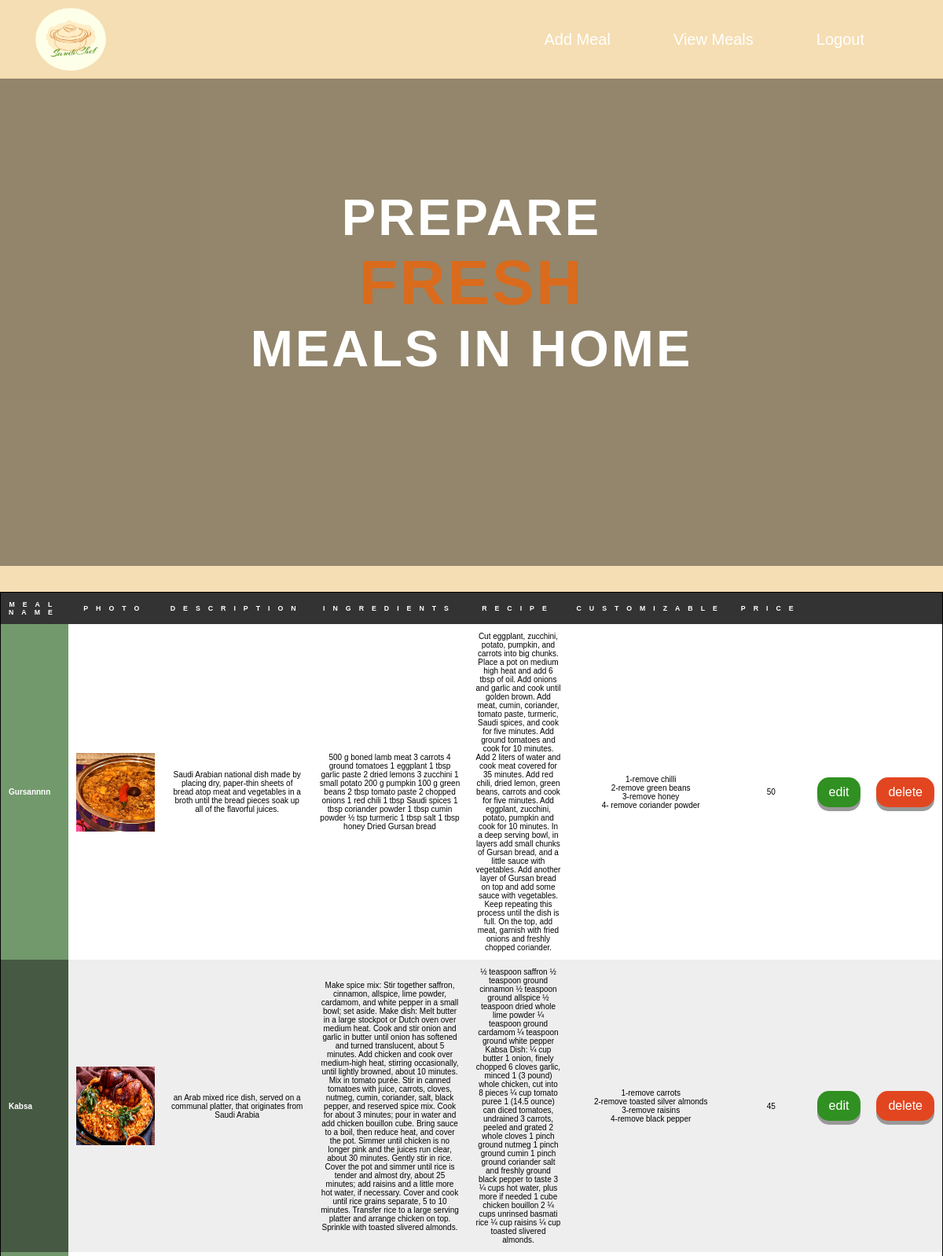
/adminviewmeals.php (signed in, upper part), run on the app's committed database.
### tables this page shows
CREATE TABLE `meal` (
  `title` varchar(20) NOT NULL,
  `img_url` varchar(40) NOT NULL,
  `description` varchar(2000) NOT NULL,
  `ingredients` varchar(2000) NOT NULL,
  `recipe` varchar(4000) NOT NULL,
  `c1` varchar(30) NOT NULL,
  `c2` varchar(30) NOT NULL,
  `c3` varchar(30) NOT NULL,
  `c4` varchar(30) NOT NULL,
  `price` int(30) NOT NULL,
  `quantity` int(100) NOT NULL,
  `custom` varchar(1000) NOT NULL
);

### adminviewmeals.php (the view, shortened to what this page needs)
<?php
include_once 'connection.php';
?>
<html lang="en" xmlns="http://www.w3.org/1999/xhtml">
<head>
    <link rel="stylesheet" href="css/css.css">
</head>
<body>
    <section class="header">
        <nav class="navbar">
            <div class="navbar-box">
                <img src="images/logo1.PNG" alt="logo">
            </div>
            <div class="navbar-list">
                <ul>
                    <li class="navbar-item"> <a class="navbar-link" href="adminadd.php">Add Meal</a></li>
                    <li class="navbar-item"> <a class="navbar-link" href="adminviewmeals.php">View Meals</a> </li>
                    <li class="navbar-item "> <a class="navbar-link" href="logout.php">Logout</a> </li>
                </ul>
            </div>
        </nav>
        <div>
            <div class="video">
                <video loop muted autoplay id="video">
                    <source src="images/video.mp4" type="video/mp4">
                </video>
            </div>
            <div class="header-box">
                <h1 class="heading-primary">
                    Prepare <br> <span id="sushi">FRESH </span> <br> meals in home
                </h1>
            </div>
        </div>
    </section>
    <br />
    <br />
    <br />
    <table class=" fadeIn second ">
        <thead class=" fadeIn second ">
            <tr>
                <th style="width: 2px;">Meal name</th>
                <th style="width: 2px;">Photo</th>
                <th style="width: 4px;">Description</th>
                <th>Ingredients</th>
                <th>Recipe</th>
                <th style="width: 3px;">Customizable</th>
                 <th style="width: 2px;">Price</th>
                <th style="width: 4px;"></th>
                <th style="width: 2px;"></th>
        </thead>
        <tbody class=" fadeIn third ">
            <?php
            $sql = "SELECT * FROM `meal`";
            $result = mysqli_query($connection,$sql);
            while ($row = mysqli_fetch_assoc($result)) { ?>
              <tr>
                <th><?php echo $row['title']; ?></th>
                <td> <img src="<?php echo $row['img_url']; ?>" alt="<?php echo $row['title'];?>"></td>
                <td>
                 <?php echo $row['description'];  ?>
                </td>
                <td>
                     <?php echo $row['ingredients'];  ?>
                </td>
                <td>
                     <?php echo $row['recipe'];  ?>
                </td>
                <td><?php
                          echo "1-".$row['c1']."</br>";
                          echo "2-".$row['c2']."</br>";
                          echo "3-".$row['c3']."</br>";
                          echo "4-".$row['c4']."</br>";
                ?></td>
                <td><?php echo $row['price']; ?></td>
                <form action="edit.php" method="GET">
                <a href="edit.php?title=<?php $row['title']?>"><td >
                <button class="buttonS" name="ed"> edit</button></a> </td>
                </form>
                <form action="delete.php" method="GET">
                <a href="delete.php?title=<?php $row['title']?>"><td >
                <button class="buttonSD" name="ed"> delete</button></a> </td>
                </form>
            </tr>
           <?php } ?>
        </tbody>
    </table>
</body>
</html>

### css/css.css (style rules this page uses)
*, *:before, *:after { padding: 0; margin: 0; box-sizing: border-box; }
html { font-size: 62.5%; }
body { font-family: 'popons', sans-serif; background-color: wheat; overflow-x: hidden; justify-content: center; }
.header { height: 90vh; position: relative; }
.navbar { background-color: wheat; display: flex; justify-content: space-between; background-color: wheat; height: 100px; width: 100%; align-items: center; padding: 0 40px; z-index: 10; position: fixed; }
.navbar-box img { margin: .5rem; height : 80px; width: 90px; padding: 0; float: left; }
.navbar-list { float: right; margin-right: 20px; list-style: none; font-size: 2rem; }
.navbar-list ul { display: flex; margin: 0; padding: 0; }
.navbar-list li { list-style: none; }
.navbar-item { display: inline-block; line-height: 80px; margin: 0 30px; }
.navbar-link:visited, .navbar-link:link { text-decoration: none; color:white; padding: 1rem; display: block; transition: all .2s ease; }
.video { width: 100%; height: 100%; background-color: rgba(0,0,0,.4); position: absolute; bottom: 0; right: 0; }
#video { width: 100%; height: 100%; object-fit: cover; position: relative; z-index: -1; }
.header-box { position: absolute; top: 50%; left: 50%; transform: translate(-50%, -50%); text-align: center; text-transform: uppercase; color: white; }
.heading-primary { font-size: 6.5rem; font-weight: 600; letter-spacing: 3px; }
#sushi { color: #da6b1d; font-weight: 800; font-size: 8rem; }
table { border-collapse: collapse; border: 1px solid black; text-align: center; vertical-align: middle; }
th, td { padding: 10px; }
tbody th, td { height: 100px; font-size: 10px; }
thead th { width: 25%; }
thead { background-color: #333; color: white; font-size: 0.875rem; text-transform: uppercase; letter-spacing: 10px; }
tbody tr:nth-child(odd) { background-color: #fff; }
tbody tr:nth-child(even) { background-color: #eee; }
tbody th { background-color: #72996c; color: #fff; text-align: left; width: 5px; }
tbody tr:nth-child(even) th { background-color: #465943; }
table img { width: 100px; height: 100px; }
.buttonS { display: inline-block; padding: 10px 15px; font-size: 16px; cursor: pointer; text-align: center; text-decoration: none; outline: none; color: #fff; background-color: #309021; border: none; border-radius: 15px; box-shadow: 0 5px #999; }
.buttonSD { display: inline-block; padding: 10px 15px; font-size: 16px; cursor: pointer; text-align: center; text-decoration: none; outline: none; color: #fff; background-color: #e24620; border: none; border-radius: 15px; box-shadow: 0 5px #999; }
* { box-sizing: border-box; }

### data on the page
meal: title "Gursannnn", img_url (picture), description "Saudi Arabian national dish made by placing dry, paper-thin sheets of bread atop meat and vegetables in a broth until the bread pieces soak up all of the flavorful juices.", ingredients "500 g boned lamb meat 3 carrots 4 ground tomatoes 1 eggplant 1 tbsp garlic paste 2 dried lemons 3 zucchini 1 small potato 200 g pumpkin 100 g green beans 2 tbsp tomato paste 2 chopped onions 1 red chili 1 tbsp Saudi spices 1 tbsp coriander powder 1 tbsp cumin powder ½ tsp turmeric 1 tbsp salt 1 tbsp honey Dried Gursan bread", recipe "Cut eggplant, zucchini, potato, pumpkin, and carrots into big chunks. Place a pot on medium high heat and add 6 tbsp of oil. Add onions and garlic and cook until golden brown. Add meat, cumin, coriander, tomato paste, turmeric, Saudi spices, and cook for five minutes. Add ground tomatoes and cook for 10 minutes. Add 2 liters of water and cook meat covered for 35 minutes. Add red chili, dried lemon, green beans, carrots and cook for five minutes. Add eggplant, zucchini, potato, pumpkin and cook for 10 minutes. In a deep serving bowl, in layers add small chunks of Gursan bread, and a little sauce with vegetables. Add another layer of Gursan bread on top and add some sauce with vegetables.…", c1 "remove chilli", c2 "remove green beans", c3 "remove honey", c4 "remove coriander powder", price "50"
meal: title "Kabsa", img_url (picture), description "an Arab mixed rice dish, served on a communal platter, that originates from Saudi Arabia", ingredients "Make spice mix: Stir together saffron, cinnamon, allspice, lime powder, cardamom, and white pepper in a small bowl; set aside. Make dish: Melt butter in a large stockpot or Dutch oven over medium heat. Cook and stir onion and garlic in butter until onion has softened and turned translucent, about 5 minutes. Add chicken and cook over medium-high heat, stirring occasionally, until lightly browned, about 10 minutes. Mix in tomato purée. Stir in canned tomatoes with juice, carrots, cloves, nutmeg, cumin, coriander, salt, black pepper, and reserved spice mix. Cook for about 3 minutes; pour in water and add chicken bouillon cube. Bring sauce to a boil, then reduce heat, and cover the pot. Simmer…", recipe "½ teaspoon saffron ½ teaspoon ground cinnamon ½ teaspoon ground allspice ½ teaspoon dried whole lime powder ¼ teaspoon ground cardamom ¼ teaspoon ground white pepper Kabsa Dish: ¼ cup butter 1 onion, finely chopped 6 cloves garlic, minced 1 (3 pound) whole chicken, cut into 8 pieces ¼ cup tomato puree 1 (14.5 ounce) can diced tomatoes, undrained 3 carrots, peeled and grated 2 whole cloves 1 pinch ground nutmeg 1 pinch ground cumin 1 pinch ground coriander salt and freshly ground black pepper to taste 3 ¼ cups hot water, plus more if needed 1 cube chicken bouillon 2 ¼ cups unrinsed basmati rice ¼ cup raisins ¼ cup toasted slivered almonds.", c1 "remove carrots", c2 "remove toasted silver almonds", c3 "remove raisins", c4 "remove black pepper", price "45"
